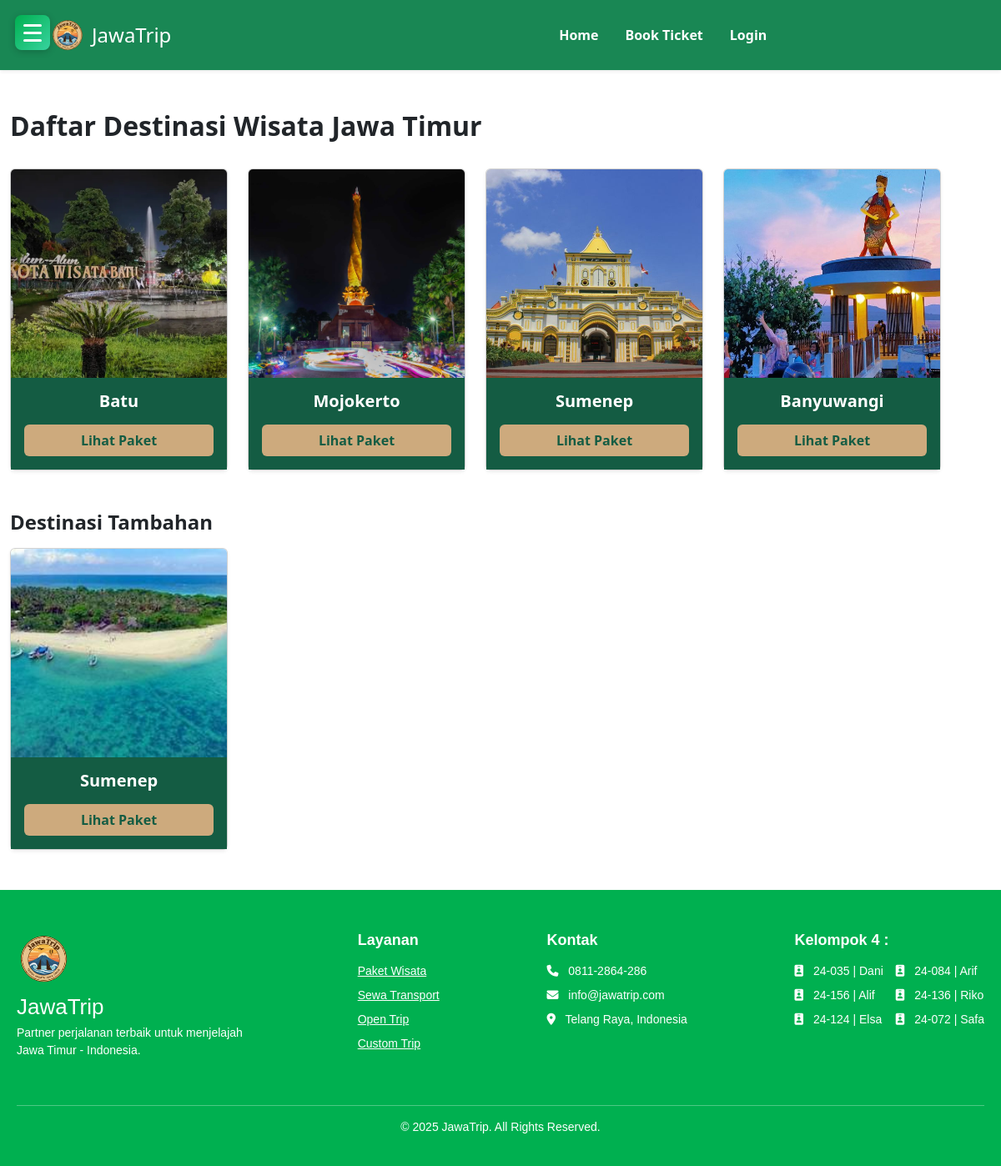
/wisata.php, run on the app's committed database.
### tables this page shows
CREATE TABLE `destinasi` (
  `id` int(11) NOT NULL,
  `kota` varchar(100) DEFAULT NULL,
  `gambar` varchar(255) DEFAULT NULL
);

### wisata.php (the view, shortened to what this page needs)
<?php
require_once 'koneksi.php';
include 'includes/header.php';
include 'includes/dashboard_home.php';
?>
<div class="main-content">
<?php include 'includes/navbar.php'; ?>
<div class="container py-5">
  <div class="d-flex justify-content-between align-items-center mb-4">
    <h2 class="fw-bold">Daftar Destinasi Wisata Jawa Timur</h2>
  </div>
  <div class="row g-4 mb-5">
    <?php
    $destinasi_lama = [
      ["Batu", "img/batu.webp"],
      ["Mojokerto", "img/mojokerto.jpeg"],
      ["Sumenep", "img/sumenep.jpg"],
      ["Banyuwangi", "img/banyuwangi.jpeg"],
    ];
    foreach ($destinasi_lama as $d):
    ?>
    <div class="col-md-3">
      <div class="card h-100 shadow-sm">
        <img src="<?= $d[1] ?>" class="card-img-top" style="height:250px;object-fit:cover;">
        <div class="card-body text-center" style="background:#145C43;color:white;">
          <h5 class="fw-bold"><?= $d[0] ?></h5>
          <a href="wisata_kota.php?kota=<?= $d[0] ?>"
             class="btn w-100 mt-2 fw-bold"
             style="background:#CDAA7D;color:#145C43;">
            Lihat Paket
          </a>
        </div>
      </div>
    </div>
    <?php endforeach; ?>
  </div>
  <h4 class="fw-bold mb-3">Destinasi Tambahan</h4>
  <div class="row g-4">
    <?php
    $data = mysqli_query($conn, "SELECT * FROM destinasi");
    while ($d = mysqli_fetch_assoc($data)):
    ?>
    <div class="col-md-3">
      <div class="card h-100 shadow-sm">
        <img src="<?= $d['gambar'] ?>" class="card-img-top" style="height:250px;object-fit:cover;">
        <div class="card-body text-center" style="background:#145C43;color:white;">
          <h5 class="fw-bold"><?= $d['kota'] ?></h5>
          <a href="paket.php?kota=<?= $d['kota'] ?>"
             class="btn w-100 mt-2 fw-bold"
             style="background:#CDAA7D;color:#145C43;">
            Lihat Paket
          </a>
        </div>
      </div>
    </div>
    <?php endwhile; ?>
  </div>
</div>
<?php include 'includes/footer.php'; ?>
</div>

### assets/dashboard_home.css (style rules this page uses)
html, body { margin: 0; padding: 0; }
@media (min-width: 992px) { main, .container, section { margin-left: 0; } }
.main-content { transition: margin-left 0.35s ease; width: 100%; }

### data on the page
destinasi: gambar (picture), kota "Sumenep"

### other printed values
$d[0] "Batu"
$d[0] "Mojokerto"
$d[0] "Sumenep"
$d[0] "Banyuwangi"
